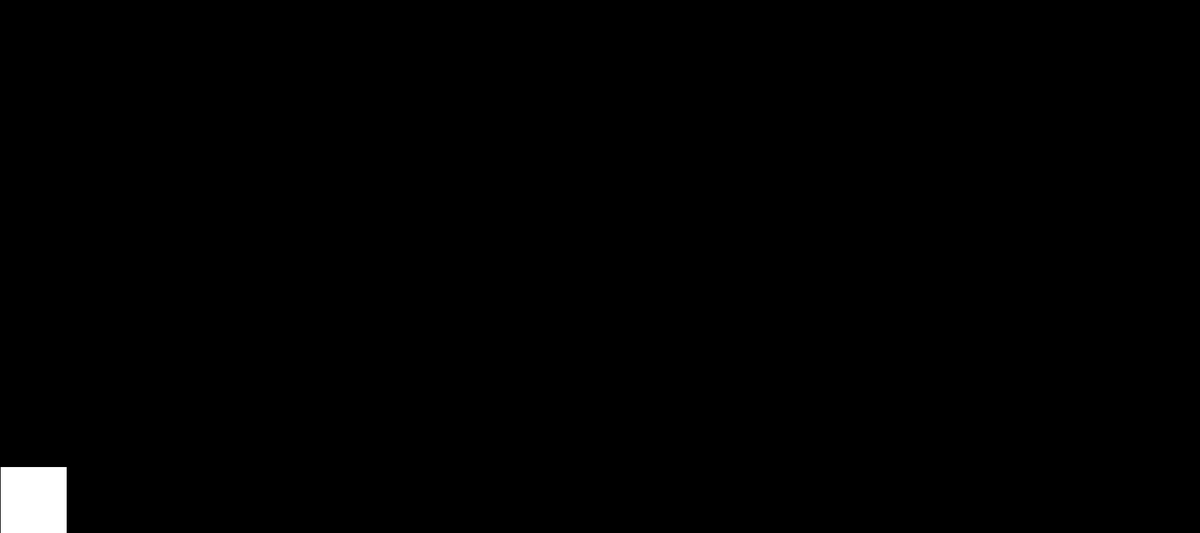
Frame 1 (no input)
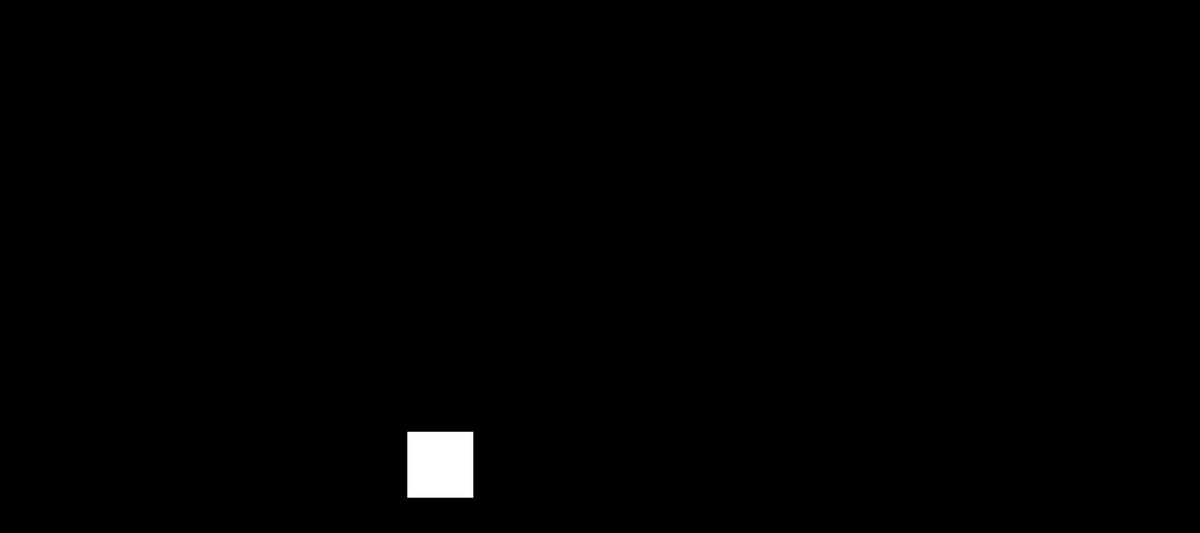
Frame 60 (the mouse pressed at the canvas centre just before this capture)
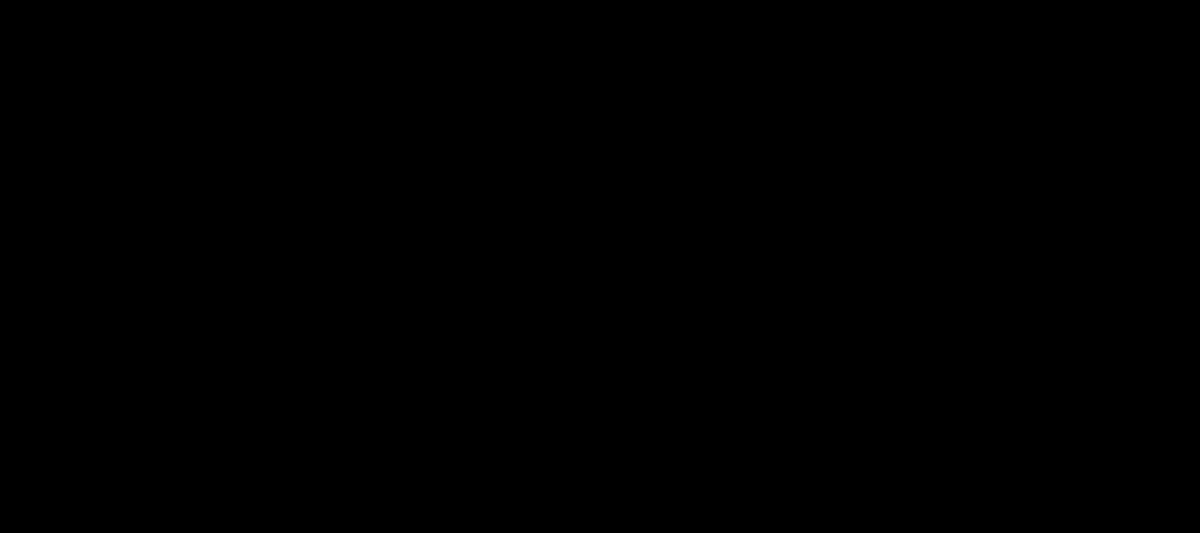
Frame 120 (the mouse held since frame 60 and released just before this capture)

The Processing sketch that drew these frames (run headless with seeded random() and noise(); from frame 60 on, the mouse is pressed at the canvas centre):

// Processing sketch: Lift
// ── Lift.pde
Object object;
void setup() {
  size(1800, 800);
  float mass = 10;
  float x = 0;
  float y = 700;
  float l = 100;
  float b = 100;
  object = new Object(mass, x, y, l, b);
  
  
  
  
}

void draw() {
  background(0);
  PVector forward;
  if (object.velocity.x > 10) {
    forward = new PVector(3.0, -1.0);
  }
  else {
    forward = new PVector(4.0, 0.0); 
  }
  object.applyForce(forward);

  
  float cd = 0.1;
  float rho = 0.1;
  
  PVector drag = object.velocity.copy();
  
  drag.normalize();
  float velMag = object.velocity.mag();
  drag.mult(-0.5 * cd * rho * velMag * velMag);
  
  object.applyForce(drag);
  
  
  object.update();
  object.display();
  
  
  
  
}

// ── Object.pde
class Object {
   PVector location;
   PVector velocity;
   PVector acceleration;
   PVector dim;
   float mass = 10.0;
   
   Object(float m, float x, float y, float l, float b) {
     mass = m;
     location = new PVector(x, y);
     dim = new PVector(l, b);
     velocity = new PVector(0,0);
     acceleration = new PVector(0,0);
   }
   
   void update() {
     //invisible_force();
     velocity.add(acceleration);
     velocity.limit(100);
     location.add(velocity);   
     acceleration.mult(0);
   }
   
   void applyForce(PVector force) {
     PVector f = PVector.div(force, mass);
     acceleration.add(f); 
   }
   
   void display() {
     fill(255);
     stroke(0);
     rect(location.x, location.y, dim.x, dim.y);
   }
}
